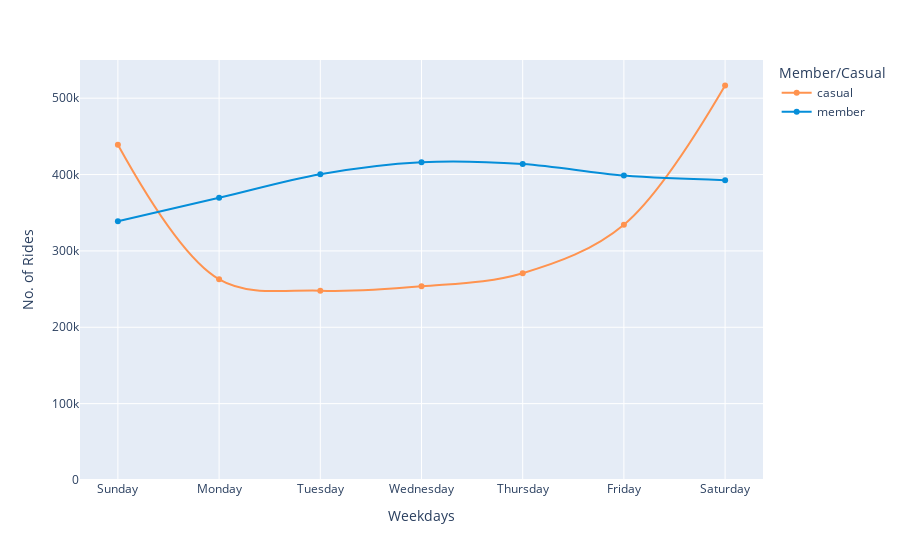

Notebook source saved alongside this figure:
### Code cell
fig_3 = df.groupby(['day_of_week', 'member_casual'], as_index=False).count()

px.line(fig_3, x = 'day_of_week', y = 'ride_id', range_y = [0,550000],
        color = 'member_casual',  
        line_shape = 'spline',
        markers=True,
        labels = {'ride_id': 'No. of Rides', 'day_of_week': 'Weekdays', 'member_casual': 'Member/Casual'},
        hover_name = 'member_casual', hover_data = {'member_casual': False, 'month': False, 'ride_id': True}, 
        color_discrete_map = {'casual': '#FF934F', 'member': '#058ED9'})

### Figure 1 — Plotly figure (JSON) as saved in the notebook; plotly's stock layout.template omitted (floating-point values rounded to 4 significant figures)
{"data": [{"customdata": [["casual", 438983], ["casual", 262801], ["casual", 247964], ["casual", 253591], ["casual", 270844], ["casual", 334363], ["casual", 516709]], "hovertemplate": "<b>%{hovertext}</b><br><br>Weekdays=%{x}<br>No. of Rides=%{y}<extra></extra>", "hovertext": ["casual", "casual", "casual", "casual", "casual", "casual", "casual"], "legendgroup": "casual", "line": {"color": "#FF934F", "dash": "solid", "shape": "spline"}, "marker": {"symbol": "circle"}, "mode": "lines+markers", "name": "casual", "orientation": "v", "showlegend": true, "type": "scatter", "x": ["Sunday", "Monday", "Tuesday", "Wednesday", "Thursday", "Friday", "Saturday"], "xaxis": "x", "y": [438983, 262801, 247964, 253591, 270844, 334363, 516709], "yaxis": "y"}, {"customdata": [["member", 338729], ["member", 369604], ["member", 400504], ["member", 416172], ["member", 413808], ["member", 398689], ["member", 392655]], "hovertemplate": "<b>%{hovertext}</b><br><br>Weekdays=%{x}<br>No. of Rides=%{y}<extra></extra>", "hovertext": ["member", "member", "member", "member", "member", "member", "member"], "legendgroup": "member", "line": {"color": "#058ED9", "dash": "solid", "shape": "spline"}, "marker": {"symbol": "circle"}, "mode": "lines+markers", "name": "member", "orientation": "v", "showlegend": true, "type": "scatter", "x": ["Sunday", "Monday", "Tuesday", "Wednesday", "Thursday", "Friday", "Saturday"], "xaxis": "x", "y": [338729, 369604, 400504, 416172, 413808, 398689, 392655], "yaxis": "y"}], "layout": {"legend": {"title": {"text": "Member/Casual"}, "tracegroupgap": 0}, "margin": {"t": 60}, "xaxis": {"anchor": "y", "domain": [0.0, 1.0], "title": {"text": "Weekdays"}}, "yaxis": {"anchor": "x", "domain": [0.0, 1.0], "range": [0, 550000], "title": {"text": "No. of Rides"}}}}
